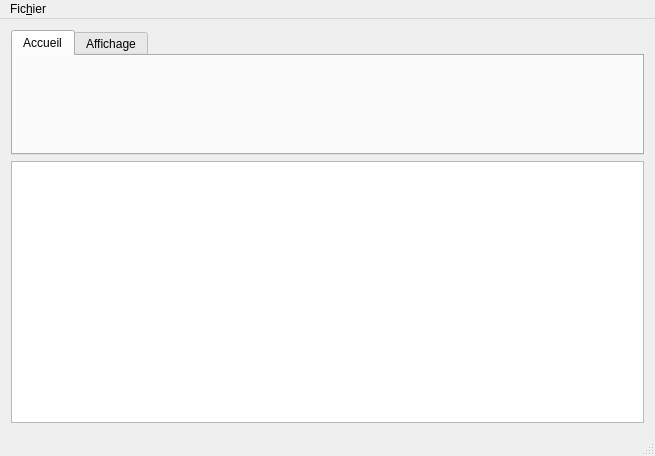
<?xml version="1.0" encoding="UTF-8"?>
<ui version="4.0">
 <class>MainWindow</class>
 <widget class="QMainWindow" name="MainWindow">
  <property name="geometry">
   <rect>
    <x>0</x>
    <y>0</y>
    <width>655</width>
    <height>456</height>
   </rect>
  </property>
  <property name="windowTitle">
   <string>MainWindow</string>
  </property>
  <widget class="QWidget" name="centralWidget">
   <layout class="QVBoxLayout" name="verticalLayout_3">
    <item>
     <widget class="QTabWidget" name="tabWidget_2">
      <property name="enabled">
       <bool>true</bool>
      </property>
      <property name="minimumSize">
       <size>
        <width>0</width>
        <height>0</height>
       </size>
      </property>
      <property name="maximumSize">
       <size>
        <width>16777215</width>
        <height>125</height>
       </size>
      </property>
      <property name="tabPosition">
       <enum>QTabWidget::North</enum>
      </property>
      <property name="tabShape">
       <enum>QTabWidget::Rounded</enum>
      </property>
      <property name="currentIndex">
       <number>0</number>
      </property>
      <property name="tabsClosable">
       <bool>false</bool>
      </property>
      <widget class="TabAccueil" name="tabAccueil">
       <attribute name="title">
        <string>Accueil</string>
       </attribute>
      </widget>
      <widget class="QWidget" name="tabAffichage">
       <attribute name="title">
        <string>Affichage</string>
       </attribute>
      </widget>
     </widget>
    </item>
    <item>
     <widget class="QGraphicsView" name="graphicsView"/>
    </item>
   </layout>
  </widget>
  <widget class="QMenuBar" name="menuBar">
   <property name="geometry">
    <rect>
     <x>0</x>
     <y>0</y>
     <width>655</width>
     <height>25</height>
    </rect>
   </property>
   <widget class="QMenu" name="menuFichier">
    <property name="title">
     <string>Fic&amp;hier</string>
    </property>
    <addaction name="actionNouveau"/>
    <addaction name="actionOuvrir"/>
    <addaction name="actionEnregistrer"/>
    <addaction name="actionEnregistrer_sous"/>
    <addaction name="separator"/>
    <addaction name="actionImprimer"/>
    <addaction name="actionEnvoyer_par_e_mail"/>
    <addaction name="separator"/>
    <addaction name="actionPropi_t_s"/>
    <addaction name="separator"/>
    <addaction name="actionA_propos_de_Paint"/>
    <addaction name="separator"/>
    <addaction name="actionQuitter"/>
   </widget>
   <addaction name="menuFichier"/>
  </widget>
  <widget class="QStatusBar" name="statusBar"/>
  <action name="actionNouveau">
   <property name="text">
    <string>&amp;Nouveau</string>
   </property>
  </action>
  <action name="actionOuvrir">
   <property name="text">
    <string>&amp;Ouvrir</string>
   </property>
  </action>
  <action name="actionEnregistrer_sous">
   <property name="text">
    <string>En&amp;registrer sous</string>
   </property>
  </action>
  <action name="actionEnregistrer">
   <property name="text">
    <string>&amp;Enregistrer</string>
   </property>
  </action>
  <action name="actionImprimer">
   <property name="text">
    <string>&amp;Imprimer</string>
   </property>
  </action>
  <action name="actionEnvoyer_par_e_mail">
   <property name="text">
    <string>Envoyer par e-&amp;mail</string>
   </property>
  </action>
  <action name="actionPropi_t_s">
   <property name="text">
    <string>&amp;Propiétés</string>
   </property>
  </action>
  <action name="actionA_propos_de_Paint">
   <property name="text">
    <string>&amp;A propos de Paint</string>
   </property>
  </action>
  <action name="actionQuitter">
   <property name="text">
    <string>&amp;Quitter</string>
   </property>
  </action>
 </widget>
 <layoutdefault spacing="6" margin="11"/>
 <customwidgets>
  <customwidget>
   <class>TabAccueil</class>
   <extends>QWidget</extends>
   <header>tabaccueil.h</header>
   <container>1</container>
  </customwidget>
 </customwidgets>
 <resources/>
 <connections/>
</ui>
